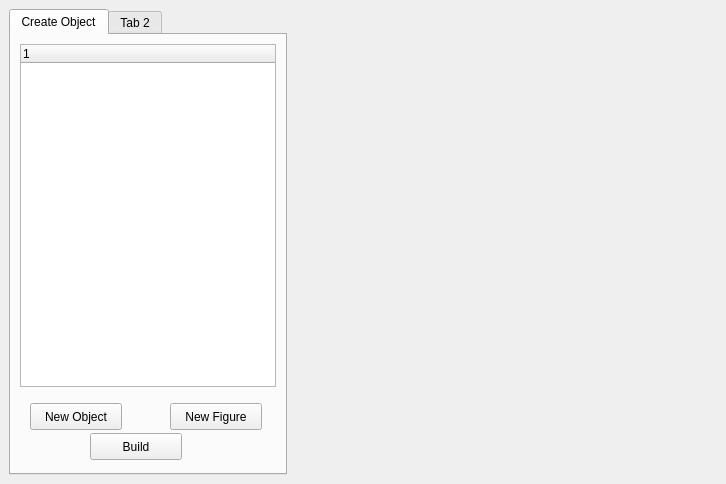
<?xml version="1.0" encoding="UTF-8"?>
<ui version="4.0">
 <class>EditorWindow</class>
 <widget class="QMainWindow" name="EditorWindow">
  <property name="geometry">
   <rect>
    <x>0</x>
    <y>0</y>
    <width>726</width>
    <height>484</height>
   </rect>
  </property>
  <property name="sizePolicy">
   <sizepolicy hsizetype="Preferred" vsizetype="Preferred">
    <horstretch>0</horstretch>
    <verstretch>0</verstretch>
   </sizepolicy>
  </property>
  <property name="windowTitle">
   <string>MainWindow</string>
  </property>
  <widget class="QWidget" name="centralwidget">
   <layout class="QHBoxLayout" name="horizontalLayout">
    <item>
     <widget class="QTabWidget" name="mManageWidget">
      <property name="sizePolicy">
       <sizepolicy hsizetype="Preferred" vsizetype="Preferred">
        <horstretch>0</horstretch>
        <verstretch>0</verstretch>
       </sizepolicy>
      </property>
      <property name="minimumSize">
       <size>
        <width>261</width>
        <height>0</height>
       </size>
      </property>
      <property name="currentIndex">
       <number>0</number>
      </property>
      <widget class="QWidget" name="tab">
       <attribute name="title">
        <string>Create Object</string>
       </attribute>
       <layout class="QVBoxLayout" name="verticalLayout">
        <item>
         <widget class="QTreeWidget" name="mTreeObjects">
          <property name="sizePolicy">
           <sizepolicy hsizetype="MinimumExpanding" vsizetype="Expanding">
            <horstretch>0</horstretch>
            <verstretch>0</verstretch>
           </sizepolicy>
          </property>
          <property name="minimumSize">
           <size>
            <width>256</width>
            <height>0</height>
           </size>
          </property>
          <column>
           <property name="text">
            <string notr="true">1</string>
           </property>
          </column>
         </widget>
        </item>
        <item>
         <widget class="QWidget" name="widget" native="true">
          <property name="minimumSize">
           <size>
            <width>0</width>
            <height>71</height>
           </size>
          </property>
          <widget class="QPushButton" name="mNewFigureButton">
           <property name="geometry">
            <rect>
             <x>150</x>
             <y>10</y>
             <width>92</width>
             <height>27</height>
            </rect>
           </property>
           <property name="text">
            <string>New Figure</string>
           </property>
          </widget>
          <widget class="QPushButton" name="mBuildButton">
           <property name="geometry">
            <rect>
             <x>70</x>
             <y>40</y>
             <width>92</width>
             <height>27</height>
            </rect>
           </property>
           <property name="text">
            <string>Build</string>
           </property>
          </widget>
          <widget class="QPushButton" name="mNewObjectButton">
           <property name="geometry">
            <rect>
             <x>10</x>
             <y>10</y>
             <width>92</width>
             <height>27</height>
            </rect>
           </property>
           <property name="text">
            <string>New Object</string>
           </property>
          </widget>
         </widget>
        </item>
       </layout>
      </widget>
      <widget class="QWidget" name="tab_2">
       <attribute name="title">
        <string>Tab 2</string>
       </attribute>
      </widget>
     </widget>
    </item>
    <item>
     <widget class="EditorObject" name="mScene" native="true">
      <property name="sizePolicy">
       <sizepolicy hsizetype="MinimumExpanding" vsizetype="Preferred">
        <horstretch>0</horstretch>
        <verstretch>0</verstretch>
       </sizepolicy>
      </property>
      <property name="minimumSize">
       <size>
        <width>421</width>
        <height>441</height>
       </size>
      </property>
     </widget>
    </item>
   </layout>
  </widget>
  <widget class="QMenuBar" name="menubar">
   <property name="geometry">
    <rect>
     <x>0</x>
     <y>0</y>
     <width>726</width>
     <height>25</height>
    </rect>
   </property>
  </widget>
 </widget>
 <customwidgets>
  <customwidget>
   <class>EditorObject</class>
   <extends>QWidget</extends>
   <header location="global">editor/editorobject.h</header>
   <container>1</container>
  </customwidget>
 </customwidgets>
 <resources/>
 <connections/>
</ui>
